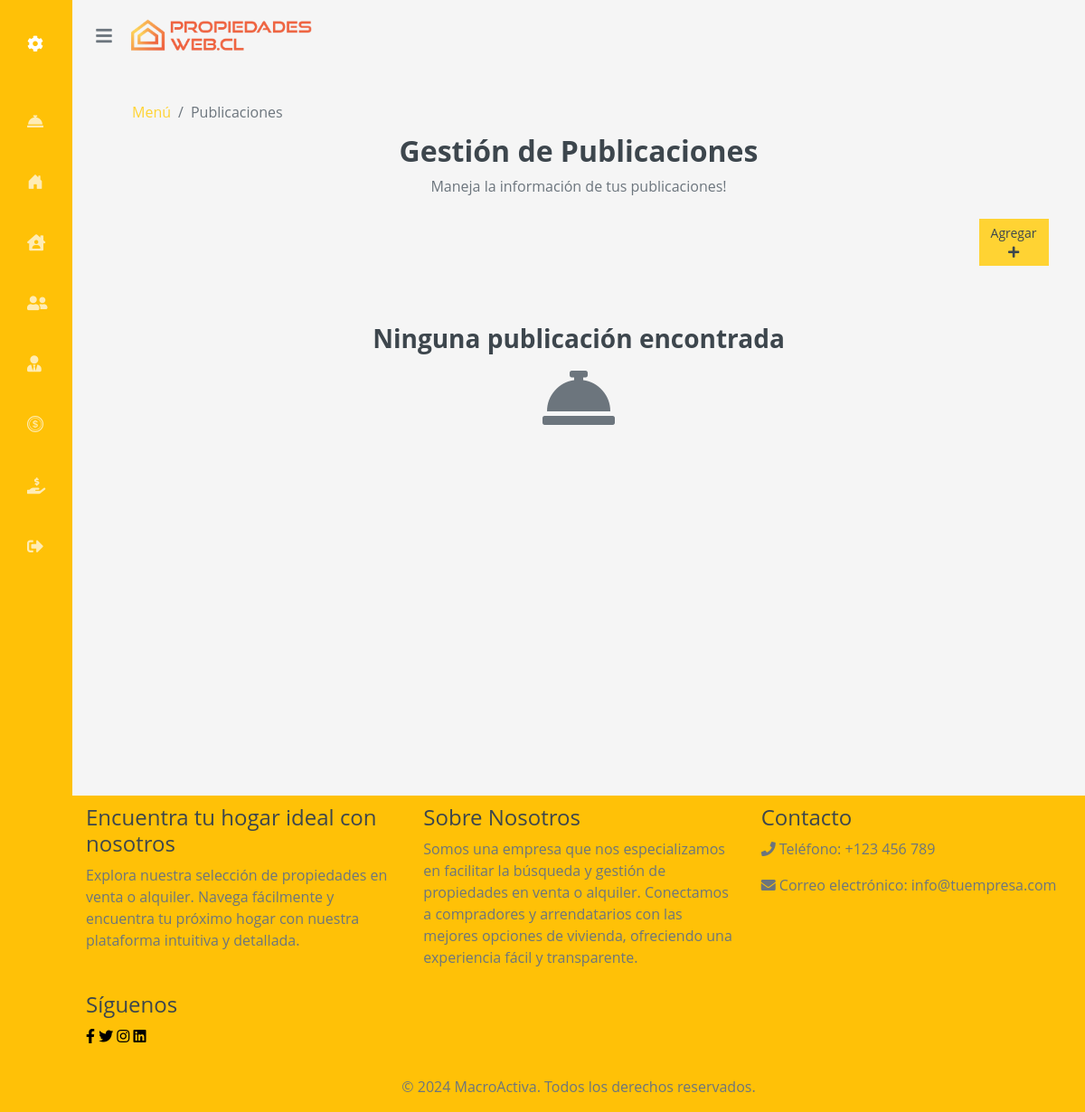
The app's page /publicacion/ (signed in), older data.
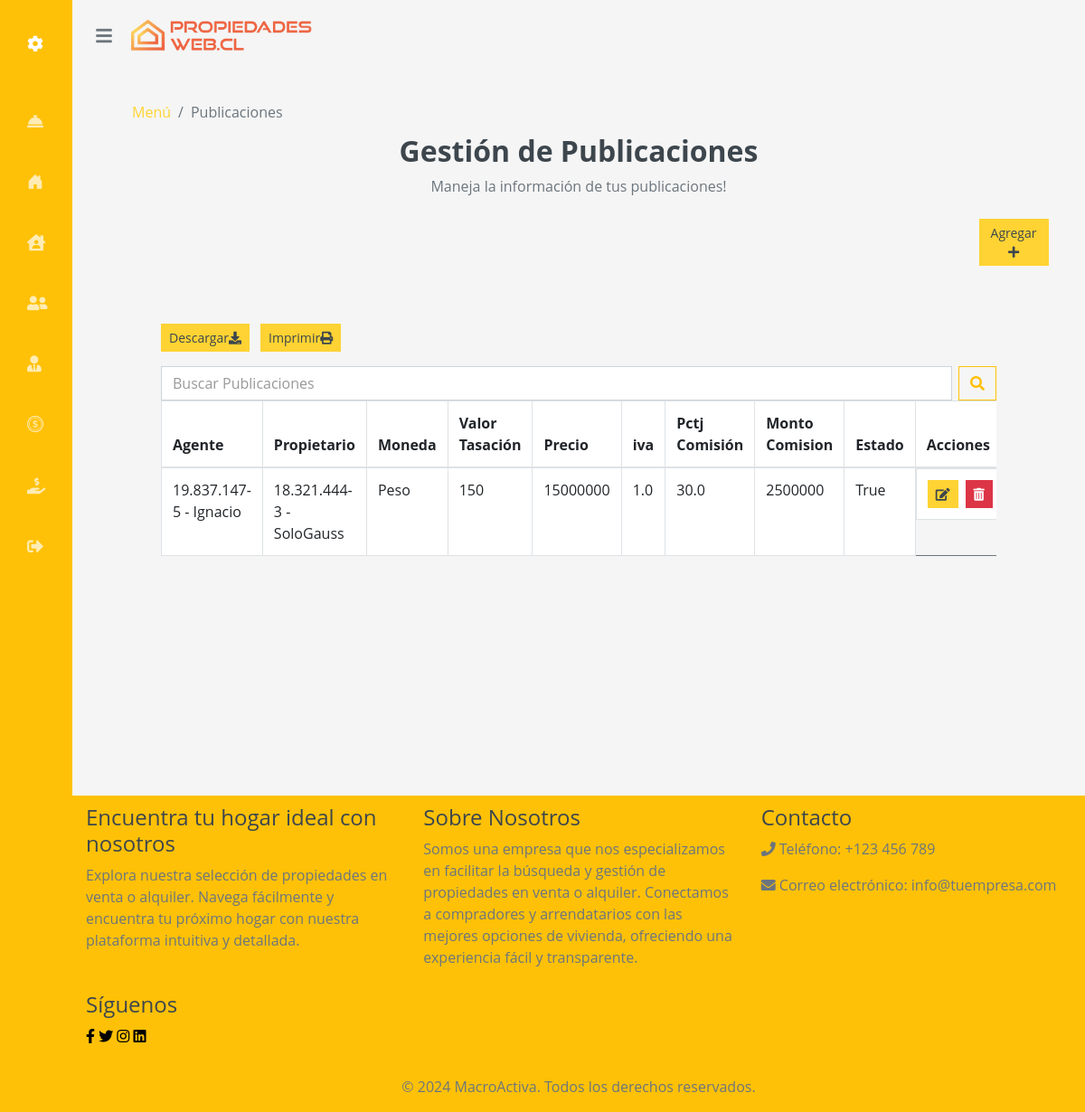
The same page, newer data.
### core/models.py (models this page shows, shortened)
class Publicacion(models.Model):
    id_publicacion = models.AutoField(primary_key=True)
    tipo_moneda = models.CharField(max_length=10)
    valor_tasacion = models.IntegerField()
    precio = models.IntegerField()
    iva = models.FloatField()
    porctje_comision = models.FloatField()
    monto_comision = models.IntegerField()
    es_destacado = models.BooleanField()
    id_propiedad = models.ForeignKey(Propiedad, on_delete=CASCADE)

class Propiedad(models.Model):
    numero_rol = models.IntegerField()
    tipo_propiedad = models.CharField(max_length=50)
    tipo_operacion = models.CharField(max_length=50)
    titulo = models.FileField(upload_to="pdfs/", null=True, blank=True)
    estado = models.BooleanField()
    descripcion_propiedad = models.TextField(default="", null=True, blank=True)
    metros_cuadrados = models.IntegerField()
    nro_habitaciones = models.IntegerField()
    nro_bannos = models.IntegerField()
    precio_tasacion = models.IntegerField()
    ubicacion = models.OneToOneField(Ubicacion, on_delete=models.CASCADE)
    rut_empresa = models.ForeignKey(EmpresaCorredora, on_delete=CASCADE)
    rut_agente = models.ForeignKey(Agente, on_delete=models.SET_NULL, null=True, blank=True)
    propietario = models.ForeignKey(Propietario, on_delete=models.SET_NULL, null=True, blank=True)

class Agente(models.Model):
    rut_agente = models.CharField(max_length=12)
    nombre = models.CharField(max_length=50)
    direccion = models.CharField(max_length=100)
    telefono = models.CharField(max_length=12)
    correo = models.CharField(max_length=200)
    fecha_creacion = models.DateField()
    rut_empresa = models.ForeignKey(EmpresaCorredora, on_delete= CASCADE)
    def __str__(self):
        return f"{self.rut_agente} - {self.nombre}"

class Propietario(models.Model):
    rut_propietario = models.CharField(max_length=12)
    nombre = models.CharField(max_length=150)
    telefono_1 = models.CharField(max_length=12)
    telefono_2 = models.CharField(max_length=12)
    correo = models.CharField(max_length=200)
    def __str__(self):
        return f"{self.rut_propietario} - {self.nombre}"

### core/views.py (the view, shortened to what this page needs)
# urls.py: path('publicacion/', views.publicacion, name='publicacion'),
@login_required
def publicacion(request):
    rut_empresa = request.user
    propiedades = Propiedad.objects.filter(rut_empresa=rut_empresa)
    publicaciones = Publicacion.objects.filter(id_propiedad__in=propiedades)
    contexto = {}
    default_page = 1
    page = request.GET.get('page', default_page)
    query = request.GET.get('q')
    items_per_page = 5
    paginator = Paginator(publicaciones, items_per_page)
    try:
        publicaciones = paginator.page(page)
    except PageNotAnInteger:
        publicaciones = paginator.page(default_page)
    except EmptyPage:
        publicaciones = paginator.page(paginator.num_pages)
    contexto["publicaciones"] = publicaciones
    return render(request, 'core/publicacion.html', contexto)

### core/templates/core/publicacion.html (shortened to what the changed rows need)
{% extends "core/base.html" %}
{% load static %}
{% load humanize %}
{% load crispy_forms_tags %}
{% block content %}
<div class="container-fluid mb-3">
    <h2 style="text-align:center;">Gestión de Publicaciones</h2>
<div class="row px-xl-5">
    <div class="col-lg-12">
    {% if publicaciones %}
    <div class="container mt-5">
        <div class="table-responsive">
            <div class="d-flex justify-content-between align-items-center mb-3">
                <div>
                    <button class="btn btn-primary btn-sm me-2"id="downloadButton" class="btn btn-success">Descargar<i class="fas fa-download"></i></button>
                    <button class="btn btn-primary btn-sm me-2"id="printButton" class="btn btn-info">Imprimir<i class="fas fa-print"></i></button>
                </div>
            </div>
            <div class="flex relative">
                <form method="get"  class="form-inline my-2 my-lg-0 w-100">
                    <div class="input-group w-100">
                        <input class="form-control me-2" name="q" type="search" placeholder="Buscar Publicaciones" aria-label="Search">
                        <button class="btn btn-outline-warning" type="submit"><i class="fas fa-search"></i></button>
                    </div>
                </form>
            </div>
            <table class="table table-bordered">
                <thead>
                    <tr>
                        <th scope="col">Agente</th>
                        <th scope="col">Propietario</th>
                        <th scope="col">Moneda</th>
                        <th scope="col">Valor Tasación</th>
                        <th scope="col">Precio</th>
                        <th scope="col">iva</th>
                        <th scope="col">Pctj Comisión</th>
                        <th scope="col">Monto Comision</th>
                        <th scope="col">Estado</th>
                        <th scope="col">Acciones</th>
                    </tr>
                </thead>
                <tbody>
                    {% for publicacion in publicaciones %}
                    <tr>
                        <td>{{ publicacion.id_propiedad.rut_agente}}</td>
                        <td>{{ publicacion.id_propiedad.propietario}}</td>
                        <td>{{ publicacion.tipo_moneda}}</td>
                        <td>{{ publicacion.valor_tasacion}}</td>
                        <td>{{ publicacion.precio}}</td>
                        <td>{{ publicacion.iva}}</td>
                        <td>{{ publicacion.porctje_comision}}</td>
                        <td>{{ publicacion.monto_comision}}</td>
                        <td>{{ publicacion.es_destacado}}</td>
                        <td class="d-flex justify-content-between">
                            <a href="{% url 'editar_publicacion' publicacion.id_publicacion %}" class="btn btn-sm btn-primary edit-btn mr-2">
                                <i class="fas fa-edit"></i>
                            </a>
                            <button class="btn btn-sm btn-danger delete-btn" data-id_publicacion="{{ publicacion.id_publicacion }}">
                                <i class="fas fa-trash-alt"></i>
                            </button>
                        </td>
                    </tr>
                    {% endfor %}
                </tbody>
            </table>
        </div>
    </div>
    {% else %}
    <div class="text-center mt-5">
        <h3>Ninguna publicación encontrada</h3>
        <i class="fas fa-concierge-bell fa-5x" ></i>
    </div>
    {% endif %}
        </div>
    </div>
</div>
{% endblock %}

Row changes from the older to the newer data that the page shows:
added Publicacion: id_propiedad.rut_agente "19.837.147-5 - Ignacio", id_propiedad.propietario "18.321.444-3 - SoloGauss", tipo_moneda "Peso", valor_tasacion "150", precio "15000000", iva "1.0", porctje_comision "30.0", monto_comision "2500000", es_destacado "True"
Text that changed along with them:
text no longer shown: "Ninguna publicación encontrada"
text now shown: "Descargar Imprimir Agente Propietario Moneda Valor Tasación Precio iva Pctj Comisión Monto Comision Estado Acciones"
